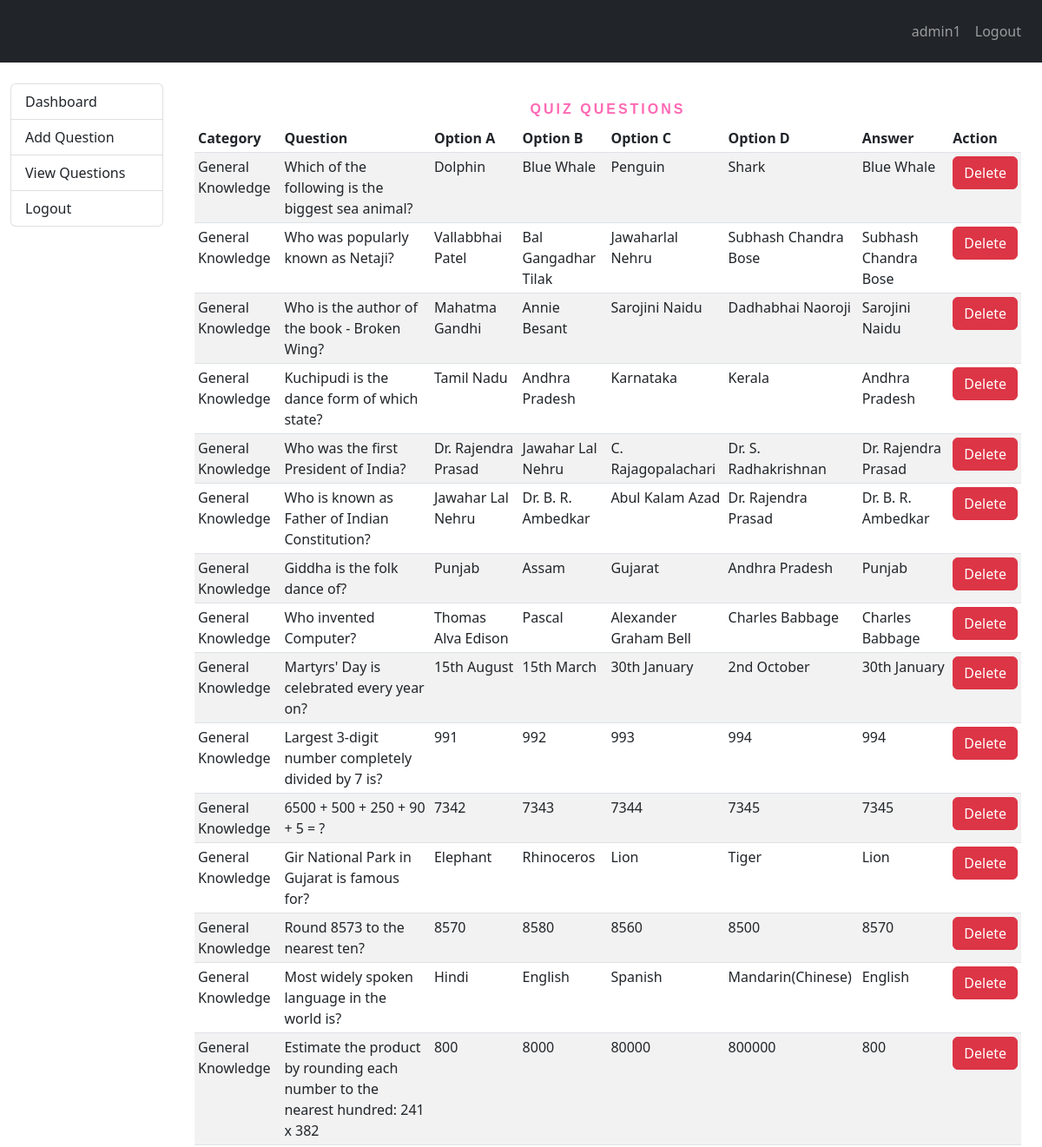
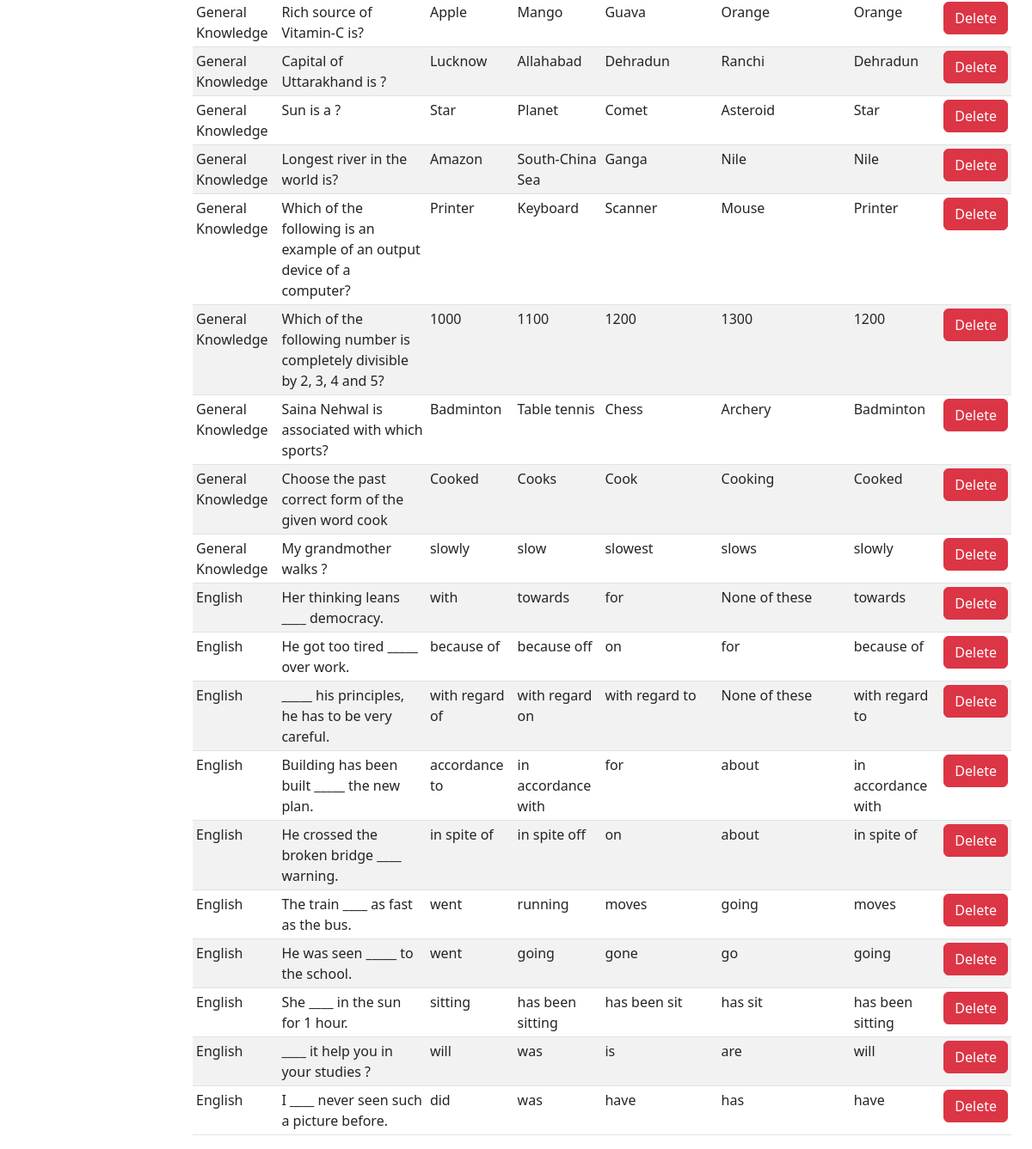
/quiz/view (signed in), run on the app's committed database (2 pictures, top to bottom).
### app.py (models this page shows, shortened)
class Quiz(db.Model):
    id = db.Column(db.Integer, primary_key=True)
    question= db.Column(db.String(1024), unique=True, nullable=False)
    option_A = db.Column(db.String(500), nullable=False)
    option_B = db.Column(db.String(500), nullable=False)
    option_C = db.Column(db.String(500), nullable=False)
    option_D = db.Column(db.String(500), nullable=False)
    answer=db.Column(db.String(500),nullable=False)
    category = db.Column(db.String(80), nullable=False)
    created_on = db.Column(db.DateTime, default=datetime.now)

### app.py (the view)
@app.route('/quiz/view')
def view_questions():
    if session.get('is_logged_in', False) and session.get('is_admin',False):
        questions = Quiz.query.all()
        return render_template('view_questions.html', questions=questions)
    else:
        flash('Login in admin to access this content','danger')
        return redirect('/')

### templates/view_questions.html (shortened to what this page needs)
{% extends 'layout/base.html' %}
{% block body %}
<div class="container-fluid vh-100">
  <div class="row">
    <div class="col-md-2 mt-4">
      {% include "partials/dashboard_menu.html" %}
    </div>
    <div class="col-md-10 mt-4">
      <div class="container">
        <div class="row">
          <div class="col-md-12 mx-auto">
          <h1 class="display1">Quiz Questions</h1>
          <table class="table table-striped table-sm">
            <thead>
              <tr>
                <th scope="col">Category</th>
                <th scope="col">Question</th>
                <th scope="col">Option A</th>
                <th scope="col">Option B</th>
                <th scope="col">Option C</th>
                <th scope="col">Option D</th>
                <th scope="col">Answer</th>
                <th scope="col">Action</th>
              </tr>
            </thead>
            <tbody>
              {% for question in questions %}
              <tr>
                <td>{{ question.category }}</td>
                <td>{{ question.question }}</td>
                <td>{{ question.option_A }}</td>
                <td>{{ question.option_B }}</td>
                <td>{{ question.option_C }}</td>
                <td>{{ question.option_D }}</td>
                <td>{{ question.answer }}</td>
                <td>
                  <a href="/quiz/delete/{{ question.id }}" class="btn btn-danger">Delete</a>
                </td>
              </tr>
              {% endfor %}
            </tbody>
          </div>
        </div>
      </div>
    </div>
  </div>
</div>
{% endblock %}

### templates/layout/base.html (shortened to what this page needs)
<!doctype html>
<html lang="en">
<head>
    <link rel="stylesheet" href="https://cdn.jsdelivr.net/npm/bootstrap@5.2.0/dist/css/bootstrap.min.css"
>
</head>
<body>
    <header>
        <nav class="navbar navbar-expand-lg p-3 navbar-dark bg-dark">
            <div class="collapse navbar-collapse" id="collapsibleNavId">
                <ul class="navbar-nav me-auto mt-2 mt-lg-0">
                    <li class="nav-item">
                        <a class="nav-link active" href="/" aria-current="page">
                        </a>
                    </li>
                </ul>
                <ul class="navbar-nav mt-2 mt-lg-0 ">
                    {% if 'is_logged_in' in session %}
                    <li class="nav-item">
                        <a class="nav-link" href="/user/dashboard">{{session.username}}</a>
                    </li>
                    <li class="nav-item">
                        <a class="nav-link" href="/logout">Logout</a>
                    </li>
                    {% endif %}
                </ul>
            </div>
        </nav>
    </header>
    <main>
        {% block body %}{% endblock %}
    </main>
</body>
</html>

### templates/partials/dashboard_menu.html
<div class="list-group">
    <a href="/admin/dashboard" class="list-group-item list-group-item-action">Dashboard</a>
    <a href="/quiz/add" class="list-group-item list-group-item-action">Add Question</a>
    <a href="/quiz/view" class="list-group-item list-group-item-action">View Questions</a>
    <a href="/logout" class="list-group-item list-group-item-action">Logout</a>
</div>

### templates/view_questions.html (style rules this page uses)
h1 { font-family: sans-serif; display: block; font-size: 1rem; font-weight: bold; text-align: center; letter-spacing: 3px; color: hotpink; text-transform: uppercase; padding-top: 20px; }
a { text-decoration: none; color: #fff; }

### data on the page
Quiz: category "General Knowledge", question "Which of the following is the biggest sea animal?", option_A "Dolphin", option_B "Blue Whale", option_C "Penguin", option_D "Shark", answer "Blue Whale"
Quiz: category "General Knowledge", question "Who was popularly known as Netaji?", option_A "Vallabbhai Patel", option_B "Bal Gangadhar Tilak", option_C "Jawaharlal Nehru", option_D "Subhash Chandra Bose", answer "Subhash Chandra Bose"
Quiz: category "General Knowledge", question "Who is the author of the book - Broken Wing?", option_A "Mahatma Gandhi", option_B "Annie Besant", option_C "Sarojini Naidu", option_D "Dadhabhai Naoroji", answer "Sarojini Naidu"
Quiz: category "General Knowledge", question "Kuchipudi is the dance form of which state?", option_A "Tamil Nadu", option_B "Andhra Pradesh", option_C "Karnataka", option_D "Kerala", answer "Andhra Pradesh"
Quiz: category "General Knowledge", question "Who was the first President of India?", option_A "Dr. Rajendra Prasad", option_B "Jawahar Lal Nehru", option_C "C. Rajagopalachari", option_D "Dr. S. Radhakrishnan", answer "Dr. Rajendra Prasad"
Quiz: category "General Knowledge", question "Who is known as Father of Indian Constitution?", option_A "Jawahar Lal Nehru", option_B "Dr. B. R. Ambedkar", option_C "Abul Kalam Azad", option_D "Dr. Rajendra Prasad", answer "Dr. B. R. Ambedkar"
Quiz: category "General Knowledge", question "Giddha is the folk dance of?", option_A "Punjab", option_B "Assam", option_C "Gujarat", option_D "Andhra Pradesh", answer "Punjab"
Quiz: category "General Knowledge", question "Who invented Computer?", option_A "Thomas Alva Edison", option_B "Pascal", option_C "Alexander Graham Bell", option_D "Charles Babbage", answer "Charles Babbage"
Quiz: category "General Knowledge", question "Martyrs' Day is celebrated every year on?", option_A "15th August", option_B "15th March", option_C "30th January", option_D "2nd October", answer "30th January"
Quiz: category "General Knowledge", question "Largest 3-digit number completely divided by 7 is?", option_A "991", option_B "992", option_C "993", option_D "994", answer "994"
Quiz: category "General Knowledge", question "6500 + 500 + 250 + 90 + 5 = ?", option_A "7342", option_B "7343", option_C "7344", option_D "7345", answer "7345"
Quiz: category "General Knowledge", question "Gir National Park in Gujarat is famous for?", option_A "Elephant", option_B "Rhinoceros", option_C "Lion", option_D "Tiger", answer "Lion"
Quiz: category "General Knowledge", question "Round 8573 to the nearest ten?", option_A "8570", option_B "8580", option_C "8560", option_D "8500", answer "8570"
Quiz: category "General Knowledge", question "Most widely spoken language in the world is?", option_A "Hindi", option_B "English", option_C "Spanish", option_D "Mandarin(Chinese)", answer "English"
Quiz: category "General Knowledge", question "Estimate the product by rounding each number to the nearest hundred: 241 x 382", option_A "800", option_B "8000", option_C "80000", option_D "800000", answer "800"
Quiz: category "General Knowledge", question "Rich source of Vitamin-C is?", option_A "Apple", option_B "Mango", option_C "Guava", option_D "Orange", answer "Orange"
Quiz: category "General Knowledge", question "Capital of Uttarakhand is ?", option_A "Lucknow", option_B "Allahabad", option_C "Dehradun", option_D "Ranchi", answer "Dehradun"
Quiz: category "General Knowledge", question "Sun is a ?", option_A "Star", option_B "Planet", option_C "Comet", option_D "Asteroid", answer "Star"
Quiz: category "General Knowledge", question "Longest river in the world is?", option_A "Amazon", option_B "South-China Sea", option_C "Ganga", option_D "Nile", answer "Nile"
Quiz: category "General Knowledge", question "Which of the following is an example of an output device of a computer?", option_A "Printer", option_B "Keyboard", option_C "Scanner", option_D "Mouse", answer "Printer"
Quiz: category "General Knowledge", question "Which of the following number is completely divisible by 2, 3, 4 and 5?", option_A "1000", option_B "1100", option_C "1200", option_D "1300", answer "1200"
Quiz: category "General Knowledge", question "Saina Nehwal is associated with which sports?", option_A "Badminton", option_B "Table tennis", option_C "Chess", option_D "Archery", answer "Badminton"
Quiz: category "General Knowledge", question "Choose the past correct form of the given word cook", option_A "Cooked", option_B "Cooks", option_C "Cook", option_D "Cooking", answer "Cooked"
Quiz: category "General Knowledge", question "My grandmother walks ?", option_A "slowly", option_B "slow", option_C "slowest", option_D "slows", answer "slowly"
Quiz: category "English", question "Her thinking leans ____ democracy.", option_A "with", option_B "towards", option_C "for", option_D "None of these", answer "towards"
Quiz: category "English", question "He got too tired _____ over work.", option_A "because of", option_B "because off", option_C "on", option_D "for", answer "because of"
Quiz: category "English", question "_____ his principles, he has to be very careful.", option_A "with regard of", option_B "with regard on", option_C "with regard to", option_D "None of these", answer "with regard to"
Quiz: category "English", question "Building has been built _____ the new plan.", option_A "accordance to", option_B "in accordance with", option_C "for", option_D "about", answer "in accordance with"
Quiz: category "English", question "He crossed the broken bridge ____ warning.", option_A "in spite of", option_B "in spite off", option_C "on", option_D "about", answer "in spite of"
Quiz: category "English", question "The train ____ as fast as the bus.", option_A "went", option_B "running", option_C "moves", option_D "going", answer "moves"
Quiz: category "English", question "He was seen _____ to the school.", option_A "went", option_B "going", option_C "gone", option_D "go", answer "going"
Quiz: category "English", question "She ____ in the sun for 1 hour.", option_A "sitting", option_B "has been sitting", option_C "has been sit", option_D "has sit", answer "has been sitting"
Quiz: category "English", question "____ it help you in your studies ?", option_A "will", option_B "was", option_C "is", option_D "are", answer "will"
Quiz: category "English", question "I ____ never seen such a picture before.", option_A "did", option_B "was", option_C "have", option_D "has", answer "have"

### other printed values
{{ session.username }} "admin1"
